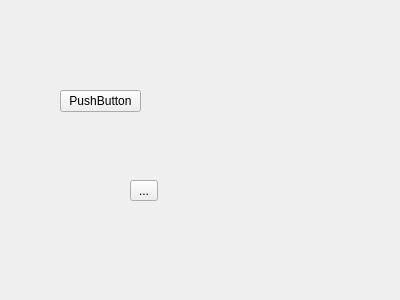
<?xml version="1.0" encoding="UTF-8"?>
<ui version="4.0">
 <class>Form</class>
 <widget class="QWidget" name="Form">
  <property name="geometry">
   <rect>
    <x>0</x>
    <y>0</y>
    <width>400</width>
    <height>300</height>
   </rect>
  </property>
  <property name="windowTitle">
   <string>Form</string>
  </property>
  <widget class="QPushButton" name="pushButton">
   <property name="geometry">
    <rect>
     <x>60</x>
     <y>90</y>
     <width>81</width>
     <height>22</height>
    </rect>
   </property>
   <property name="text">
    <string>PushButton</string>
   </property>
  </widget>
  <widget class="QToolButton" name="toolButton">
   <property name="geometry">
    <rect>
     <x>130</x>
     <y>180</y>
     <width>28</width>
     <height>21</height>
    </rect>
   </property>
   <property name="text">
    <string>...</string>
   </property>
  </widget>
 </widget>
 <resources/>
 <connections/>
</ui>
